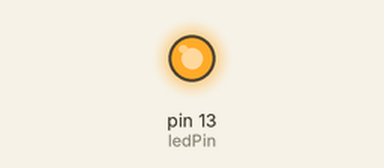
Bench run of a sketch on a simulated Arduino Uno, built with avr-gcc and run on an emulated ATmega328P. On the bench: output pins drawn as LEDs (lit = HIGH).

Above: at 0.5 s.
At 11.0 s:
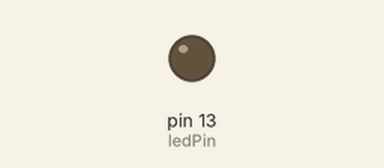
Timing chart, 0 to 16.9 s (numbered marks = the images above):
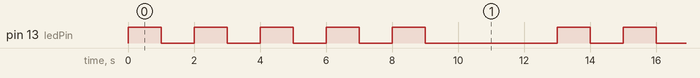

The sketch:

LED_test.ino
```cpp
int ledPin = 13;            //定义LED接口为13
int delayTime = 1000;       //定义延时1为1000ms
int delayTime2 = 3000;      //定义延时2为3000ms
void setup()
{
  pinMode(ledPin, OUTPUT);  //定义13接口为输出接口
}

void loop()
{
  for (int count = 0; count <5; count++)
  {
    flash(delayTime);       //调用flash函数，灯光闪烁5次为一循环，每循环延时3S
  }
  delay(delayTime2);
}

void flash(int delayTime3)  //自定义函数，便于调用方法
{
  digitalWrite(ledPin,HIGH);    //高电平
  delay(delayTime3);
  digitalWrite(ledPin, LOW);    //低电平
  delay(delayTime3);
}
```

Measured:
- by itself, pin 13 (ledPin): repeats every 13.0 s: 4 × (LOW 1.0 s, HIGH 1.0 s), LOW 4.0 s, HIGH 1.0 s
- by itself, everything shown: repeats every 13.0 s, in 10 steps
